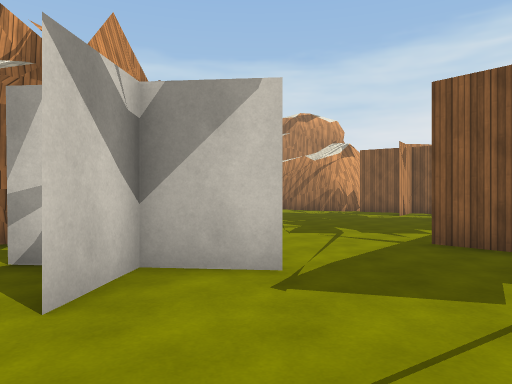
view 1 (above)

24 first-person views from a walk through a scene from a Unity 3-D project. The camera is 1.4 m above the floor, looks level and sees 70° across. The floor is counted in squares, 2 m on a side. Each view is taken from the middle of a square. On the plan, view 1 faces up. The plan holds only what a view shows up to about 11 squares ahead; the rest is blank. The place goes on beyond the plan. The player character is not drawn. Surface patterns are stand-ins for the level's own textures.

view 2
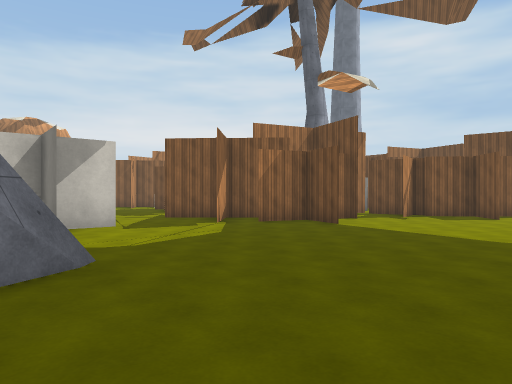

view 3
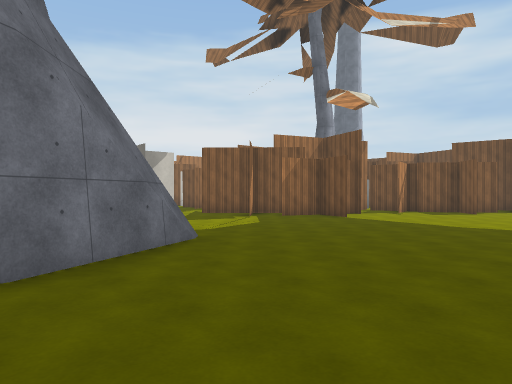

view 4
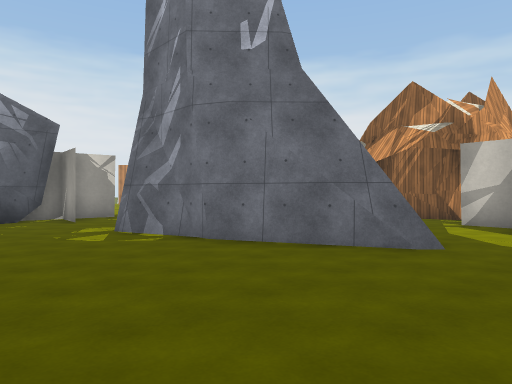

view 5
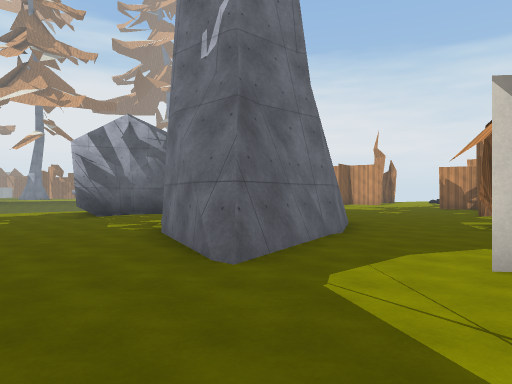

view 6
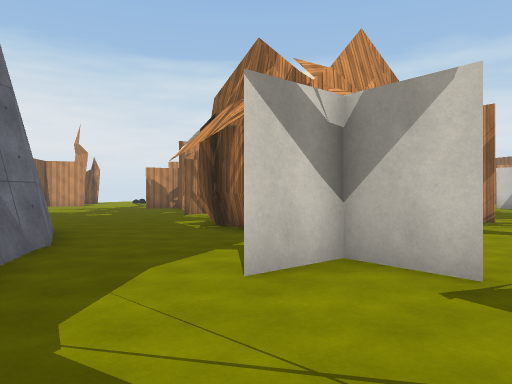

view 7
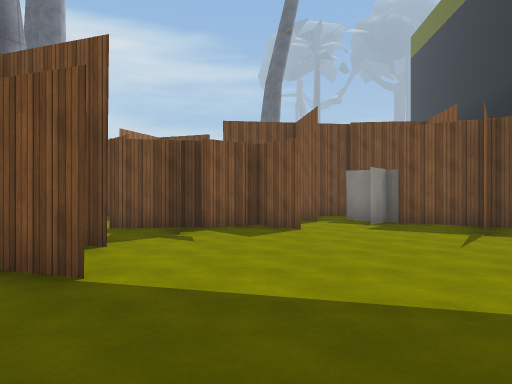

view 8
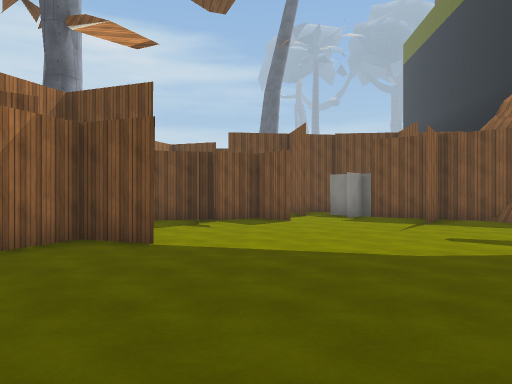

view 9
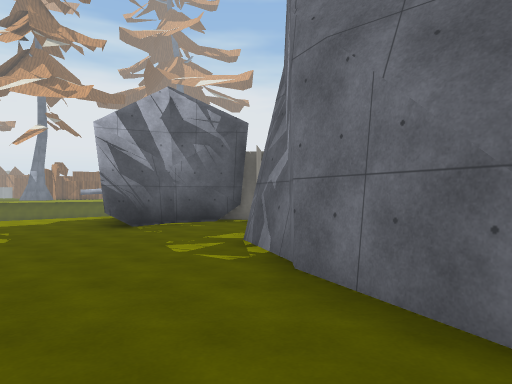

view 10
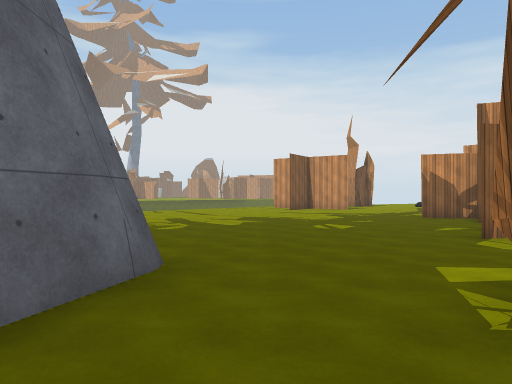

view 11
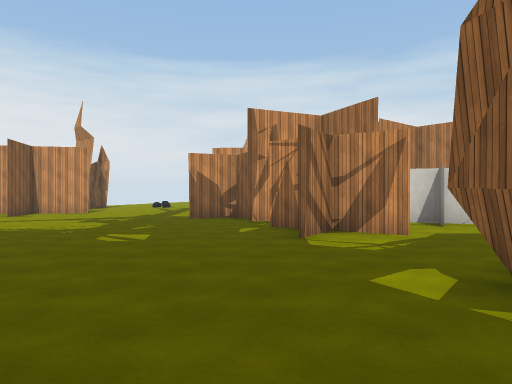

view 12
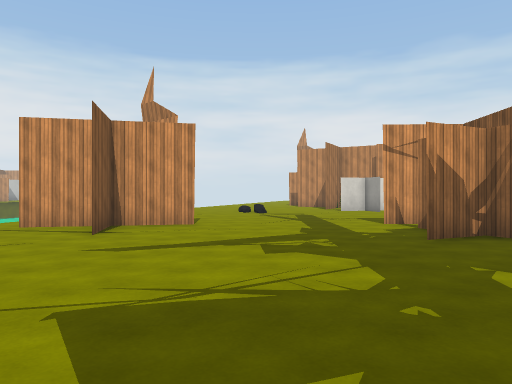

view 13
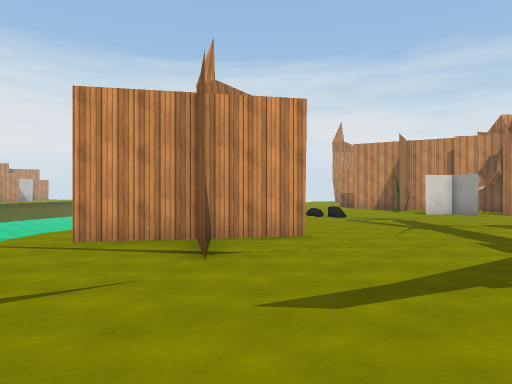

view 14
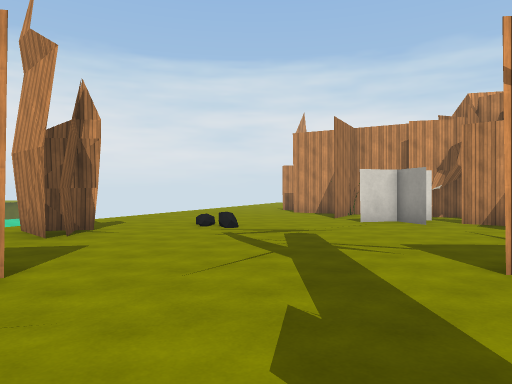

view 15
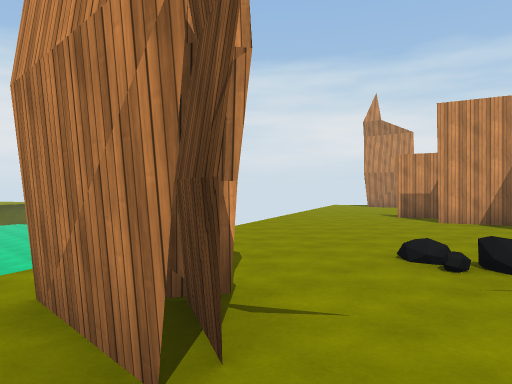

view 16
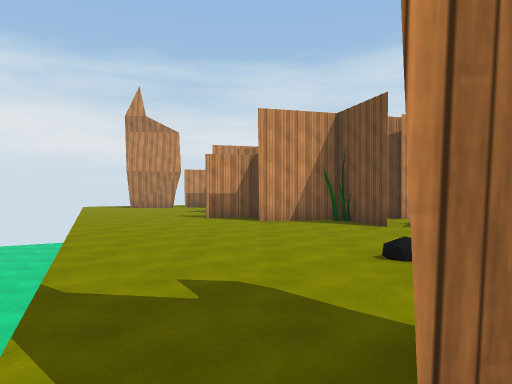

view 17
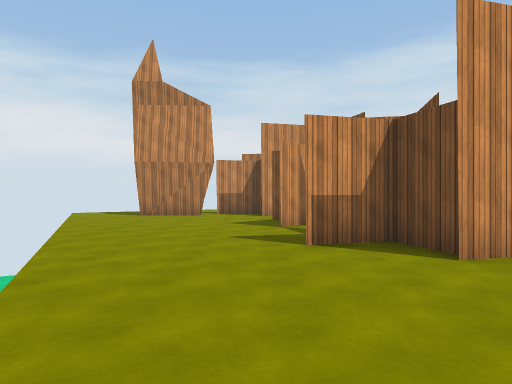

view 18
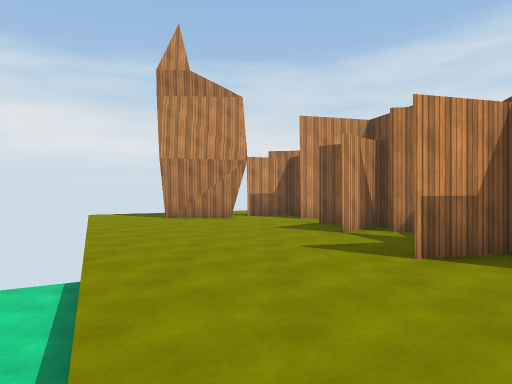

view 19
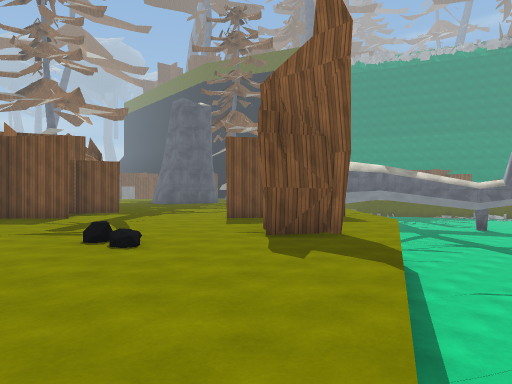

view 20
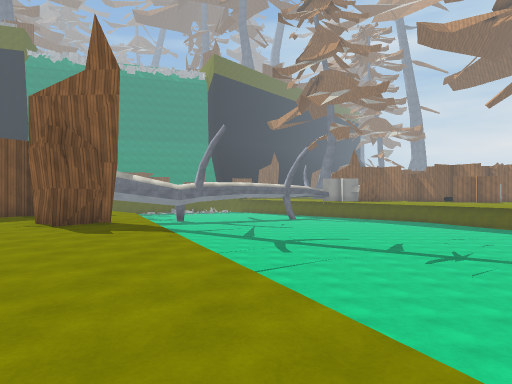

view 21
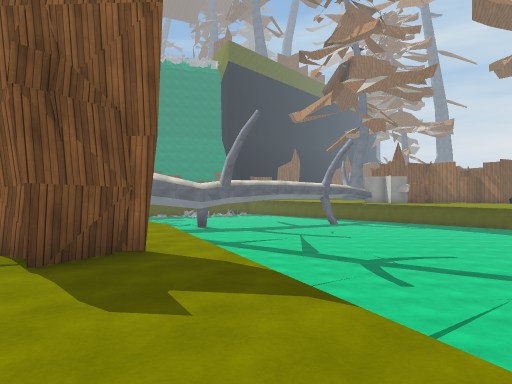

view 22
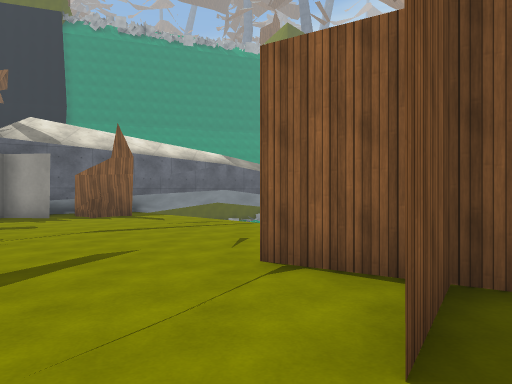

view 23
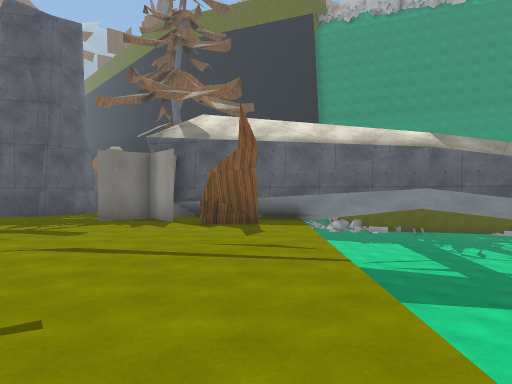

view 24
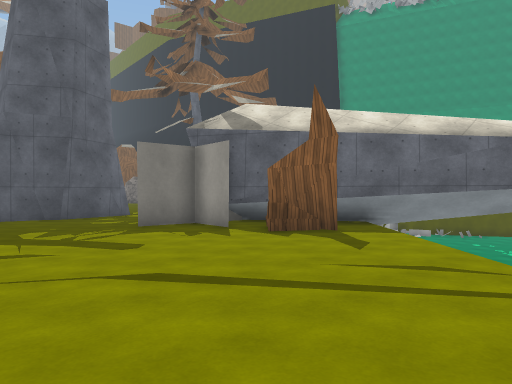

### Floor plan
Key: @ floor where view 1 was taken; # wall or solid block; . floor; = window, fence, low wall or low ledge; v drop or lower ground.
Columns run from 31 left of view 1 to 10 right of it. Each row starts with its distance up from view 1.
 24   .. .##
 23   ..##.##
 22   ......
 21   v.....#
 20  vv.....##
 19   vv......
 18   vv.....
 17   vvv...##
 16    vv....####
 15    vvv.....#####
 14     vv.......##.
 13      v...........
 12    vvvv..........
 11   vvvvv....=.....##    ##       ....#
 10 vvvvvv v.........##    #.    #. .....
  9 vvvvvv v.........####  ..     . ....
  8 vvvvvvvvv.##......#...##..    .....
  7 vvvvvvvvv............##...    .....
  6 vvvvvvvvvv.  #...........#     ....
  5 vvvvvvvvvv..###..........####  ...#
  4   vvvvvvvv..#.............#.. #...##
  3   vvvvvvvvv..................###..##
  2  vvvvvvvvvv .............#........###
  1  vvvvvvvvvv v............###.......#####
  0         vv   v..........######.@......###
 -1              vv......#..#####..........###
 -2              vvv..#.###..#...............#
 -3              vvvv.####...................#
 -4              vvvvv#####.................##
 -5              vvvv##   ##........   ...###

Where each view was taken, in squares from view 1:
view 1: 0 up, 0 right, facing up
view 2: 4 down, 3 left, facing up-right
view 3: 5 down, 5 left, facing up-right
view 4: 5 down, 0 right, facing up-left
view 5: 0 up, 2 right, facing left
view 6: 0 up, 1 right, facing up-left
view 7: 1 down, 1 right, facing right
view 8: 1 down, 1 left, facing right
view 9: 2 down, 1 left, facing left
view 10: 3 up, 3 left, facing left
view 11: 2 up, 5 left, facing up-left
view 12: 2 up, 11 left, facing up-left
view 13: 2 up, 14 left, facing up-left
view 14: 6 up, 14 left, facing up-left
view 15: 7 up, 19 left, facing up-left
view 16: 7 up, 22 left, facing up
view 17: 12 up, 24 left, facing up
view 18: 13 up, 25 left, facing up
view 19: 13 up, 25 left, facing down-right
view 20: 16 up, 25 left, facing down
view 21: 12 up, 23 left, facing down
view 22: 8 up, 17 left, facing down
view 23: 3 up, 19 left, facing down-right
view 24: 3 up, 17 left, facing down-right
